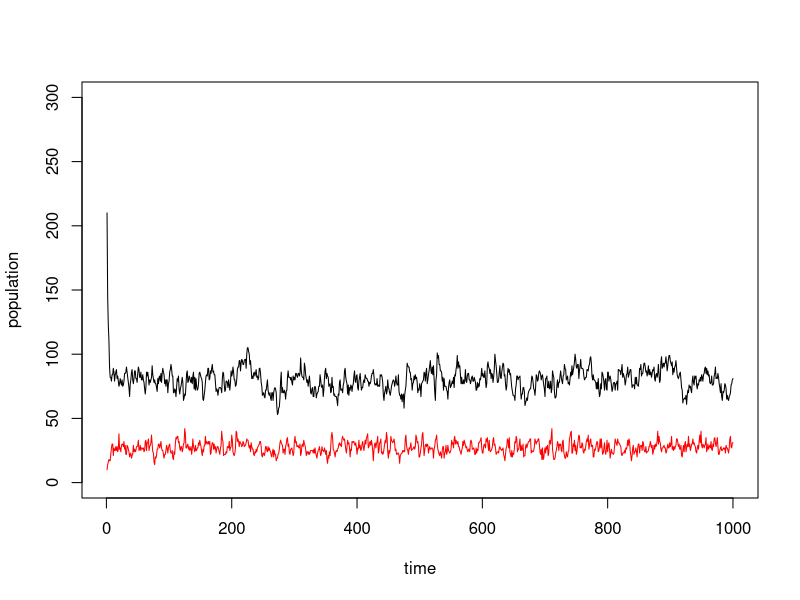
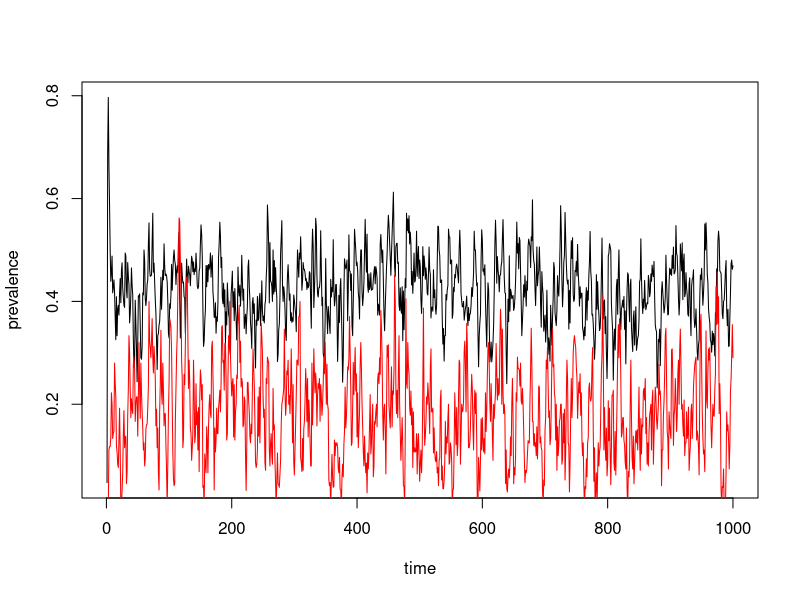

Generate these figures, in order, with R:
## Modification of code from Jesse & Heesterbeek J. Theor Biol (2011) 275 12-20 # #
# Initially has S I R in patch and matrix
rm(list = ls())

## Define some parameters for patch host
b_p=0.5 #birth rate of patch host
d_p=0.01 #death rate of patch host
s_p=0.1  #recovery rate of patch host
nu_p=0.05 #loss of immunity of patch host
alpha_p=0.3 #death rate of infected patch hosts
k_p=0.01 #density dependence in the absence of infection for patch host

## And the same parameters for the matrix host
b_m=0.5 #birth rate of matrix host
d_m=0.01 #death rate of matrix host
s_m=0.1  #recovery rate of matrix host
nu_m=0.05 #loss of immunity of matrix host
alpha_m=0.2 #death rate of infected matrix hosts
k_m=0.0005 #density dependence in the absence of infection for matrix host
## now some infection rates
beta_pp=0.001 #infection rate in patches
beta_mm=0.001  #infection rate in matrix
beta_mp=0.0001  #infection rate from matrix to patch
beta_pm=0.0001  #infection rate from patch to matrix


##########################################################
# set up matrices to take outputs (SIR) for each host type
hosts_p=matrix(NA,nrow=1000,ncol=3)
colnames(hosts_p)<-c("S","I","R")
hosts_m=matrix(NA,nrow=1000,ncol=3)
colnames(hosts_m)<-c("S","I","R")
#set up initial values
hosts_p[1,1]=10
hosts_p[1,2]=0
hosts_p[1,3]=0
hosts_m[1,1]=200
hosts_m[1,2]=10
hosts_m[1,3]=0
fadeout_patch=0
#now run the guts of the model
for(t in 1:999) {
  #for the patch host first
  #newborns produced from poisson process
  hosts_p[t+1,1]=hosts_p[t,1]+rpois(1,(hosts_p[t,1]+hosts_p[t,2]+hosts_p[t,3])*b_p)
  #probability of survival  in absence of disease
  surv_ps=exp(-(d_p+k_p*(hosts_p[t,1]+hosts_p[t,2]+hosts_p[t,3])))
  #and now apply binomial prob to produce survivors
  hosts_p[t+1,1]=rbinom(1,hosts_p[t+1,1],surv_ps)
  #probability of becoming infected
  infprob=(1-exp(-hosts_p[t+1,1]*(beta_pp*hosts_p[t,2]+beta_mp*hosts_m[t,2])))
  #number infected from binomial
  inf_p=rbinom(1,hosts_p[t+1,1],infprob)
  #so decrement susceptibles
  hosts_p[t+1,1]=hosts_p[t+1,1]-inf_p
  #and increment infecteds
  hosts_p[t+1,2]=hosts_p[t,2]+inf_p
  #prob of survival if infected
  surv_pi=exp(-(d_p+alpha_p+k_p*(hosts_p[t,1]+hosts_p[t,2]+hosts_p[t,3])))
  #and calculate survivors from binomial
  hosts_p[t+1,2]=rbinom(1,hosts_p[t+1,2],surv_pi)
  #calculate number of recovereds
  rec_p=rbinom(1,hosts_p[t+1,2],1-exp(-s_p))
  #so decrement infecteds
  hosts_p[t+1,2]=hosts_p[t+1,2]-rec_p
  #and increment recovered class
  hosts_p[t+1,3]=hosts_p[t,3]+rec_p
  #these suffer same death rate as susceptibles
  hosts_p[t+1,3]=rbinom(1,hosts_p[t+1,3],surv_ps)
  #and some of them lose immunity
  lossimm_p=rbinom(1,hosts_p[t+1,3],1-exp(-nu_p))
  #so decrement the recovered class
  hosts_p[t+1,3]=hosts_p[t+1,3]-lossimm_p
  #and put them back into susceptibles
  hosts_p[t+1,1]=hosts_p[t+1]+lossimm_p
  ############all done, now repeat for matrix species
  
  #newborns produced from poisson process
  hosts_m[t+1,1]=hosts_m[t,1]+rpois(1,(hosts_p[t,1]+hosts_p[t,2]+hosts_p[t,3])*b_m)
  #probability of survival  in absence of disease
  surv_ms=exp(-(d_m+k_m*(hosts_m[t,1]+hosts_m[t,2]+hosts_m[t,3])))
  #and now apply binomial prob to produce survivors
  hosts_m[t+1,1]=rbinom(1,hosts_m[t+1,1],surv_ms)
  #probability of becoming infected
  infprob=(1-exp(-hosts_m[t+1,1]*(beta_mm*hosts_m[t,2]+beta_pm*hosts_p[t+1,2])))
  #number infected from binomial
  inf_m=rbinom(1,hosts_m[t+1,1],infprob)
  #so decrement susceptibles
  hosts_m[t+1,1]=hosts_m[t+1,1]-inf_m
  #and increment infecteds
  hosts_m[t+1,2]=hosts_m[t,2]+inf_m
  #prob of survival if infected
  surv_mi=exp(-(d_m+alpha_m+k_m*(hosts_m[t,1]+hosts_m[t,2]+hosts_m[t,3])))
  #and calculate survivors from binomial
  hosts_m[t+1,2]=rbinom(1,hosts_m[t+1,2],surv_mi)
  #calculate number of recovereds
  rec_m=rbinom(1,hosts_m[t+1,2],1-exp(-s_m))
  #so decrement infecteds
  hosts_m[t+1,2]=hosts_m[t+1,2]-rec_m
  #and increment recovered class
  hosts_m[t+1,3]=hosts_m[t,3]+rec_m
  #these suffer same death rate as susceptibles
  hosts_m[t+1,3]=rbinom(1,hosts_m[t+1,3],surv_ms)
  #and some of them lose immunity
  lossimm_m=rbinom(1,hosts_m[t+1,3],1-exp(-nu_m))
  #so decrement the recovered class
  hosts_m[t+1,3]=hosts_m[t+1,3]-lossimm_m
  #and put them back into susceptibles
  hosts_m[t+1,1]=hosts_m[t+1]+lossimm_m
   
  
}
  
plot(1:1000,(hosts_m[,1]+hosts_m[,2]+hosts_m[,3]),type="l",ylab="population",xlab="time",ylim=c(0,300))
lines(1:1000,(hosts_p[,1]+hosts_p[,2]+hosts_p[,3]),type="l",col="red")

plot(1:1000,hosts_m[,2]/(hosts_m[,1]+hosts_m[,2]+hosts_m[,3]),type="l",ylab="prevalence",xlab="time")
lines(1:1000,hosts_p[,2]/(hosts_p[,1]+hosts_p[,2]+hosts_p[,3]),type="l",col="red")
#count fadeouts
fade=0
for (t in 1:999){
if(hosts_p[t,2]==0) fade<-fade+1
}
